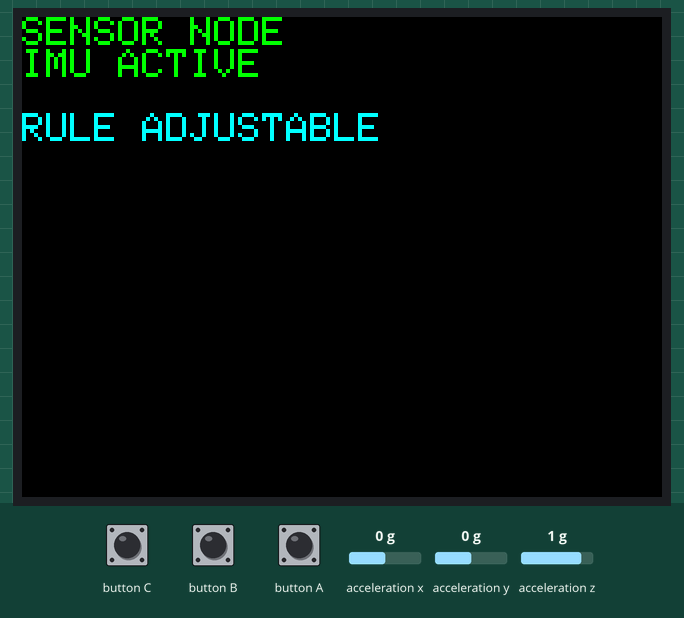
The program below on a simulated ESP32. On the bench: 320×240 colour display. Inputs (shaded band) come from the test bench; at power-on: acceleration x 0 g, acceleration y 0 g, acceleration z 1 g. What the program prints to the serial monitor is not drawn.

Above: at 1.4 s.

The program:

main.cpp
```cpp
#include <Arduino.h>
#include <M5Stack.h>
#include <math.h>
#include <stdlib.h>
#include <string.h>

enum SystemMode {
  MONITORING,
  PROTECT_MODE
};

SystemMode currentMode = MONITORING;

const float spikeThreshold = 0.35f;
int protectSpikeLimit = 3;
const unsigned long spikeCooldownMs = 600;

float prevAx = 0.0f;
float prevAy = 0.0f;
float prevAz = 0.0f;
bool hasPrevAccel = false;

int spikeCount = 0;
unsigned long lastSpikeTime = 0;
char inputBuffer[64] = {0};
size_t inputLength = 0;

#if defined(__INTELLISENSE__)
struct MockSerialEx : MockSerial {
  int available();
  char read();
};
#define SERIAL_PORT_REF reinterpret_cast<MockSerialEx&>(Serial)
#else
#define SERIAL_PORT_REF Serial
#endif

const char* modeToString(SystemMode mode) {
  switch (mode) {
    case MONITORING: return "MONITORING";
    case PROTECT_MODE: return "PROTECT_MODE";
    default: return "UNKNOWN";
  }
}

void sendEvent(const char* eventType, float delta) {
  Serial.print("{\"event\":\"");
  Serial.print(eventType);
  Serial.print("\",\"mode\":\"");
  Serial.print(modeToString(currentMode));
  Serial.print("\",\"spikeCount\":");
  Serial.print(spikeCount);
  Serial.print(",\"protectSpikeLimit\":");
  Serial.print(protectSpikeLimit);
  Serial.print(",\"delta\":");
  Serial.print(delta, 3);
  Serial.print(",\"timestamp\":");
  Serial.print(millis());
  Serial.println("}");
}

void drawFixedScreen() {
  M5.Lcd.fillScreen(BLACK);
  M5.Lcd.setCursor(0, 0);
  M5.Lcd.setTextSize(2);
  M5.Lcd.setTextColor(GREEN);
  M5.Lcd.println("SENSOR NODE");
  M5.Lcd.println("IMU ACTIVE");
  M5.Lcd.println();
  M5.Lcd.setTextColor(CYAN);
  M5.Lcd.println("RULE ADJUSTABLE");
}

void handleSerialCommand(const char* line) {
  if (strncmp(line, "LIMIT:", 6) == 0) {
    int newLimit = atoi(line + 6);

    if (newLimit >= 1 && newLimit <= 20) {
      protectSpikeLimit = newLimit;
      spikeCount = 0;
      currentMode = MONITORING;
      sendEvent("RULE_UPDATED", 0.0f);
    }
  }

  if (strcmp(line, "RESET") == 0) {
    currentMode = MONITORING;
    spikeCount = 0;
    sendEvent("RESET", 0.0f);
  }
}

void readSerialCommands() {
  while (SERIAL_PORT_REF.available() > 0) {
    char c = SERIAL_PORT_REF.read();

    if (c == '\n') {
      inputBuffer[inputLength] = '\0';
      handleSerialCommand(inputBuffer);
      inputLength = 0;
      inputBuffer[0] = '\0';
    } else if (c != '\r' && inputLength < sizeof(inputBuffer) - 1) {
      inputBuffer[inputLength++] = c;
      inputBuffer[inputLength] = '\0';
    }
  }
}

void setup() {
  M5.begin();
  M5.IMU.Init();
  Serial.begin(115200);

  M5.Lcd.setRotation(1);
  drawFixedScreen();

  sendEvent("SYSTEM_START", 0.0f);
}

void loop() {
  M5.update();
  readSerialCommands();

  if (M5.BtnB.wasPressed()) {
    currentMode = MONITORING;
    spikeCount = 0;
    sendEvent("RESET", 0.0f);
  }

  float ax, ay, az;
  M5.IMU.getAccelData(&ax, &ay, &az);

  float delta = 0.0f;
  unsigned long now = millis();

  if (hasPrevAccel) {
    float dx = ax - prevAx;
    float dy = ay - prevAy;
    float dz = az - prevAz;
    delta = sqrtf(dx * dx + dy * dy + dz * dz);

    bool spikeDetected =
      delta >= spikeThreshold &&
      now - lastSpikeTime >= spikeCooldownMs;

    if (spikeDetected) {
      lastSpikeTime = now;

      if (currentMode == MONITORING) {
        spikeCount++;
        sendEvent("MOTION_SPIKE", delta);

        if (spikeCount >= protectSpikeLimit) {
          currentMode = PROTECT_MODE;
          sendEvent("ENTER_PROTECT_MODE", delta);
        }
      } else {
        sendEvent("PROTECT_MODE_ACTIVE", delta);
      }
    }
  } else {
    hasPrevAccel = true;
  }

  prevAx = ax;
  prevAy = ay;
  prevAz = az;

  delay(100);
}

#undef SERIAL_PORT_REF
```
